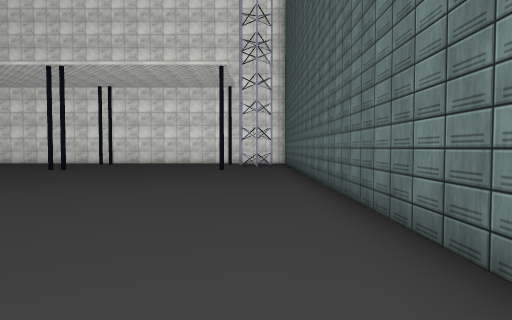
[1] (above)

23 first-person views from a walk through a Unity game level. The camera is 1.5 m above the floor, tilts 2° down and sees 75° across. The floor is counted in squares, 2 m on a side. Each view is taken from the middle of a square. On the plan, view 1 faces up. The plan holds only what a view shows up to about 11 squares ahead; the rest is blank. The place goes on beyond the plan. Some surface patterns are stand-ins.

[2]
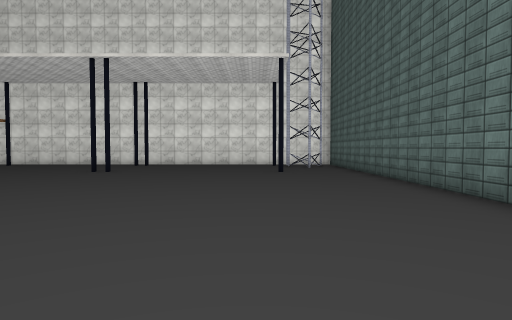

[3]
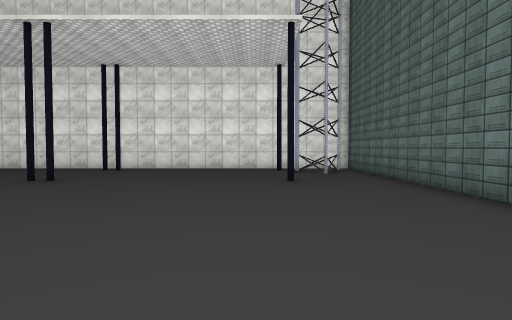

[4]
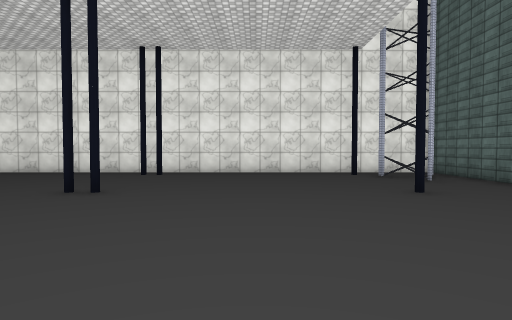

[5]
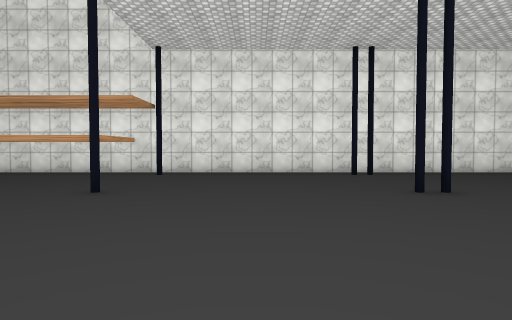

[6]
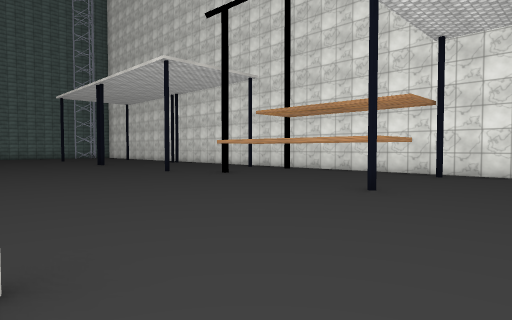

[7]
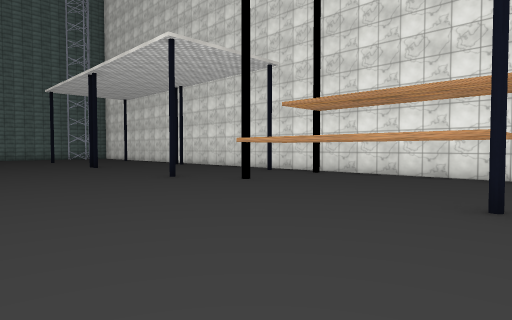

[8]
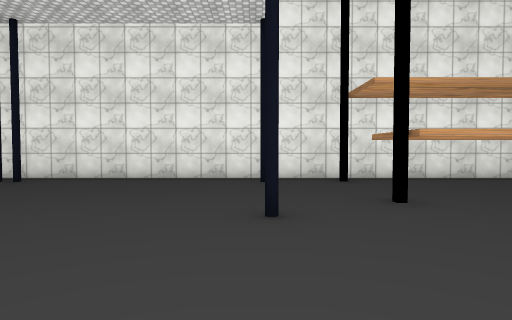

[9]
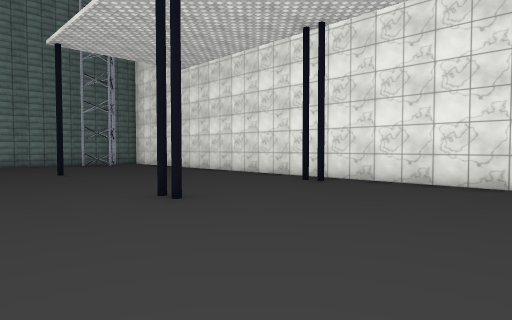

[10]
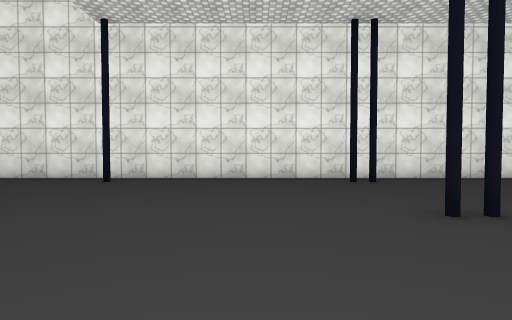

[11]
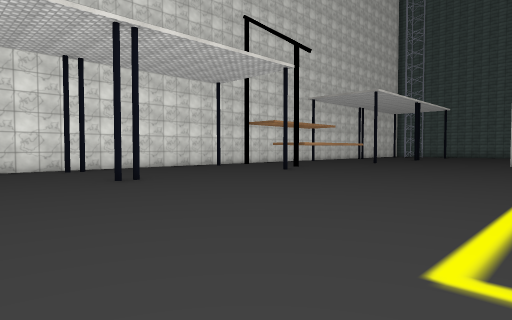

[12]
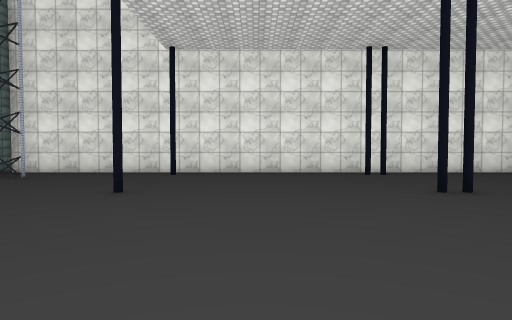

[13]
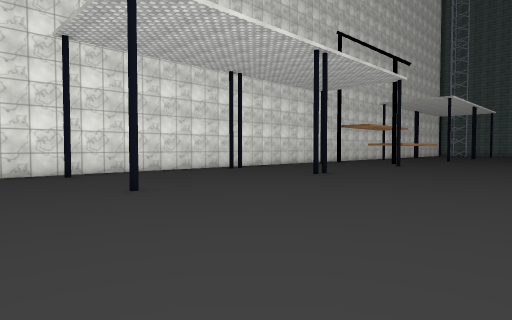

[14]
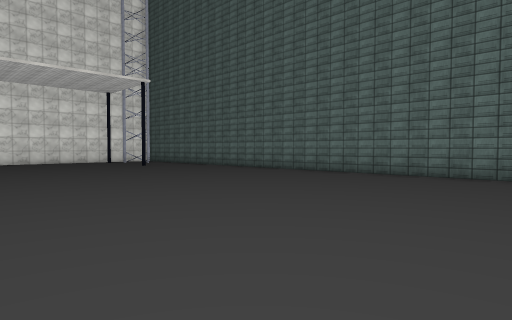

[15]
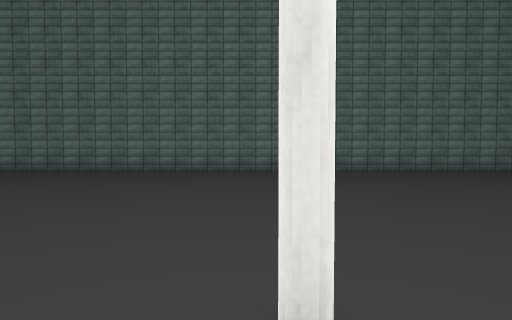

[16]
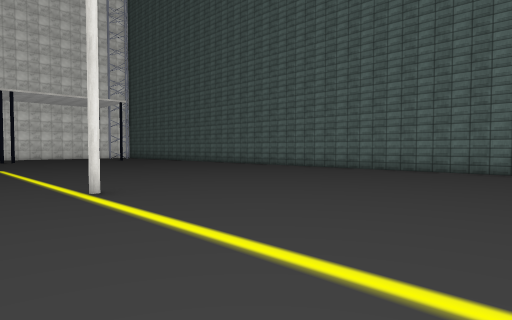

[17]
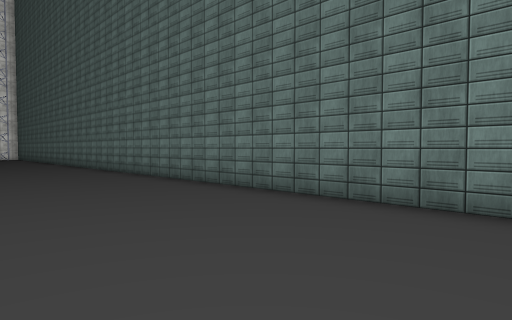

[18]
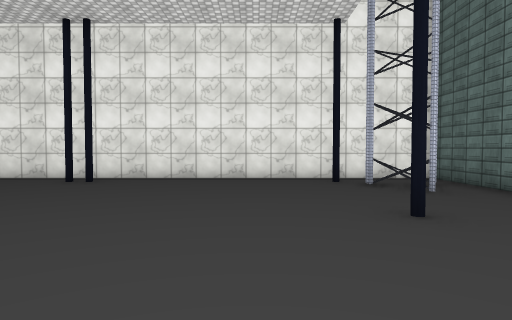

[19]
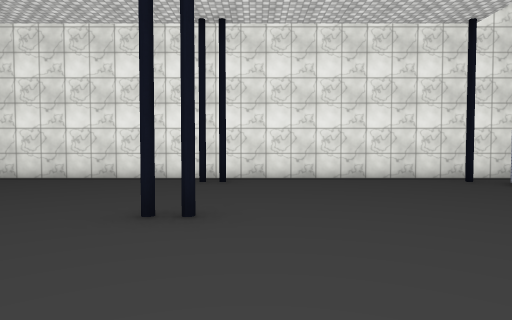

[20]
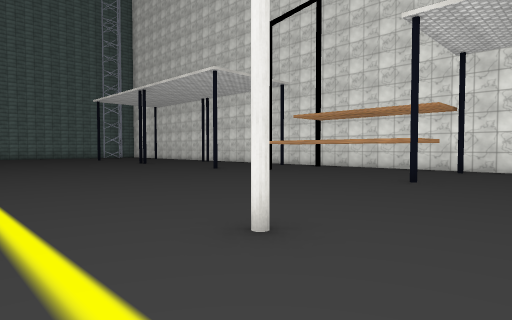

[21]
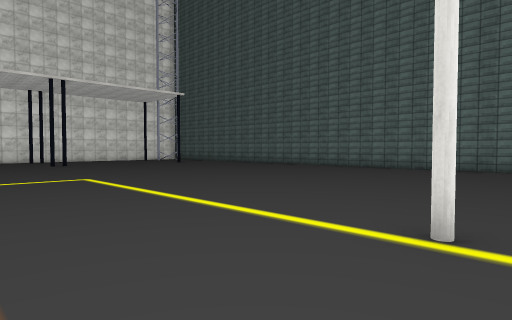

[22]
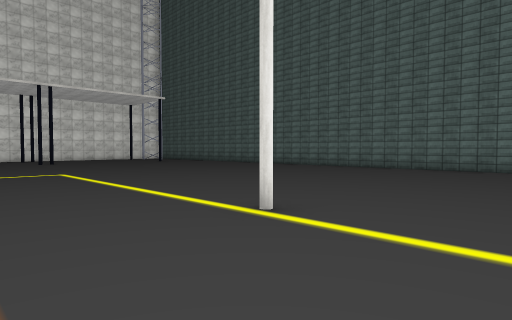

[23]
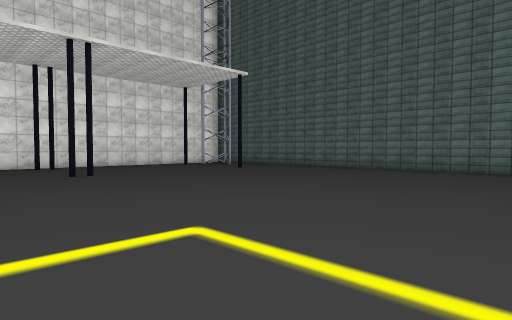

### Floor plan
Key: @ floor where view 1 was taken; # wall or solid block; . floor.
Columns run from 34 left of view 1 to 2 right of it. Each row starts with its distance up from view 1.
 17 #####################################
 16 ....................................#
 15 .........#...........#.....#.....##.#
 14 ..................................#.#
 13 ................#...................#
 12 ...#..........#......#.....#.....#..#
 11 ....................................#
 10 ....................................#
  9 ....................................#
  8 ....................................#
  7  ...................................#
  6 . .................... .............#
  5       ..............................#
  4      . ...          ... ............#
  3                         ............#
  2                         ............#
  1                         ............#
  0                        ...........@.#
 -1                        .............#
 -2                        .............#
 -3                        ...#.........#
 -4                        .............#
 -5                         ............#
 -6                        .............#
 -7                         ............#
 -8                          ...........#
 -9                         . ...   ....#
-10                                . ...#

Where each view was taken, in squares from view 1:
view 1: 0 up, 0 right, facing up
view 2: 1 up, 2 left, facing up
view 3: 4 up, 2 left, facing up
view 4: 6 up, 4 left, facing up
view 5: 6 up, 10 left, facing up
view 6: 6 up, 10 left, facing up-left
view 7: 7 up, 12 left, facing up-left
view 8: 8 up, 20 left, facing up
view 9: 9 up, 21 left, facing up-left
view 10: 8 up, 28 left, facing up
view 11: 4 up, 29 left, facing up-right
view 12: 6 up, 29 left, facing up
view 13: 6 up, 34 left, facing up-right
view 14: 2 down, 8 left, facing up-right
view 15: 3 down, 9 left, facing right
view 16: 9 down, 10 left, facing up-right
view 17: 10 down, 3 left, facing up-right
view 18: 8 up, 3 left, facing up
view 19: 8 up, 6 left, facing up
view 20: 4 up, 10 left, facing up-left
view 21: 4 down, 11 left, facing up-right
view 22: 6 down, 11 left, facing up-right
view 23: 2 up, 10 left, facing up-right
